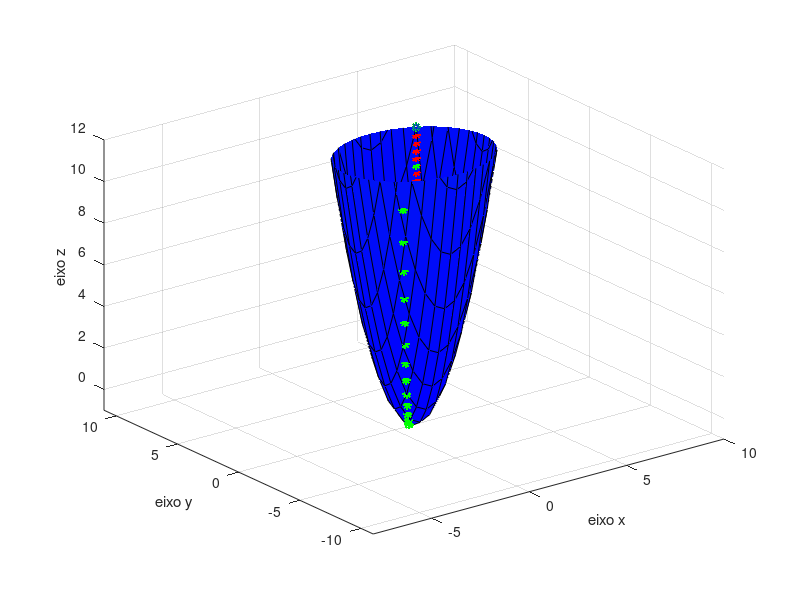

Recreate this plot in MATLAB.
clear
close all

[x,y]= meshgrid(-8:0.5:10, -11:0.5:11);

figure

%u = e.^(2*x.^2 - y.^2);
u = x.^2+y.^2-2*x
surf(x,y,u) % Plota primeira figura (curva)
hold on % hold all muda a cor sozinho
axis([-8 10 -11 11 -1 12]) % axis([xmin xmax ymin ymax zmin zmax])
hold on

t = meshgrid(-2:0.05:2)



x = 3+2/sqrt(13)*t
y = 3+3/sqrt(13)*t

z = x.^2+y.^2-2*x

plot3(x,y,z, '*r')



hold on 

x = 3+3*t
y = 3+4*t
z = x.^2+y.^2-2*x

plot3(x,y,z, '*g')

hold on

plot3(3,3,12, '*b')




xlabel('eixo x')
ylabel('eixo y')
zlabel('eixo z')

colormap('winter')